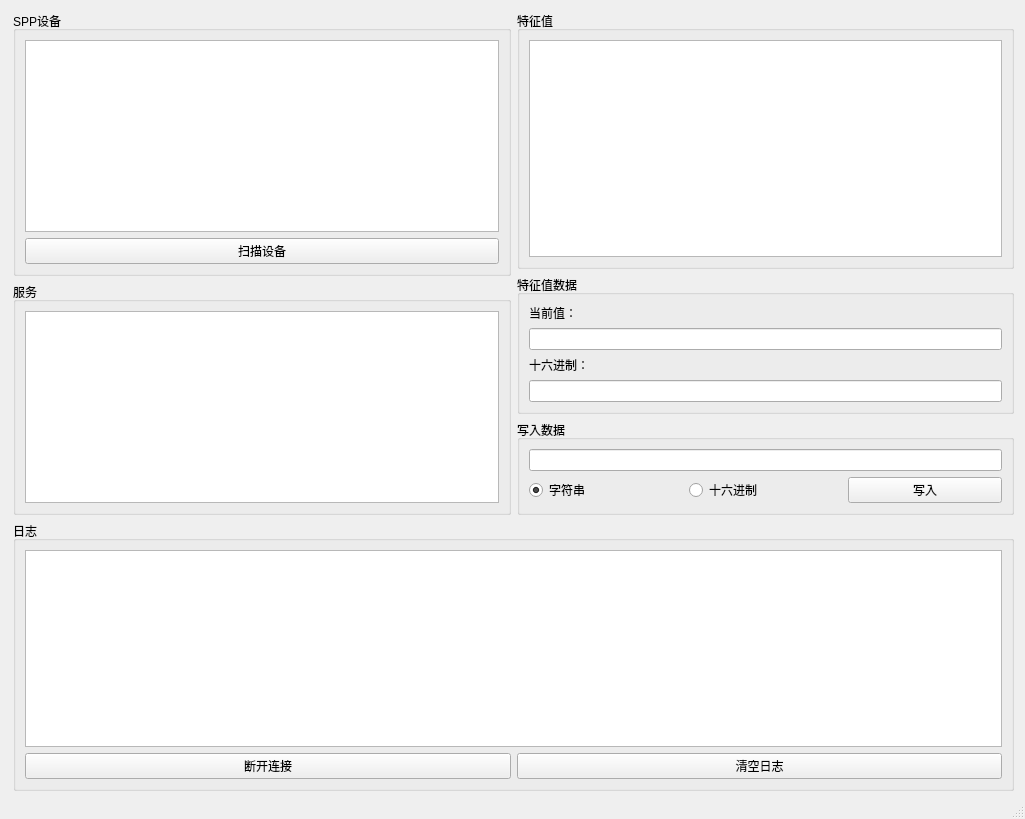
<?xml version="1.0" encoding="UTF-8"?>
<ui version="4.0">
 <class>MainWindow</class>
 <widget class="QMainWindow" name="MainWindow">
  <property name="geometry">
   <rect>
    <x>0</x>
    <y>0</y>
    <width>1025</width>
    <height>819</height>
   </rect>
  </property>
  <property name="windowTitle">
   <string>Qt6 BLE上位机</string>
  </property>
  <widget class="QWidget" name="centralwidget">
   <widget class="QWidget" name="">
    <property name="geometry">
     <rect>
      <x>13</x>
      <y>11</y>
      <width>1001</width>
      <height>780</height>
     </rect>
    </property>
    <layout class="QVBoxLayout" name="verticalLayout_8">
     <item>
      <layout class="QHBoxLayout" name="horizontalLayout_2">
       <item>
        <layout class="QVBoxLayout" name="verticalLayout_3">
         <item>
          <widget class="QGroupBox" name="groupBox">
           <property name="title">
            <string>SPP设备</string>
           </property>
           <layout class="QVBoxLayout" name="verticalLayout">
            <item>
             <widget class="QListWidget" name="deviceList"/>
            </item>
            <item>
             <widget class="QPushButton" name="scanButton">
              <property name="text">
               <string>扫描设备</string>
              </property>
             </widget>
            </item>
           </layout>
          </widget>
         </item>
         <item>
          <widget class="QGroupBox" name="groupBox_2">
           <property name="title">
            <string>服务</string>
           </property>
           <layout class="QVBoxLayout" name="verticalLayout_2">
            <item>
             <widget class="QListWidget" name="serviceList"/>
            </item>
           </layout>
          </widget>
         </item>
        </layout>
       </item>
       <item>
        <layout class="QVBoxLayout" name="verticalLayout_7">
         <item>
          <widget class="QGroupBox" name="groupBox_3">
           <property name="title">
            <string>特征值</string>
           </property>
           <layout class="QVBoxLayout" name="verticalLayout_6">
            <item>
             <widget class="QListWidget" name="charList"/>
            </item>
           </layout>
          </widget>
         </item>
         <item>
          <widget class="QGroupBox" name="groupBox_7">
           <property name="title">
            <string>特征值数据</string>
           </property>
           <layout class="QVBoxLayout" name="verticalLayout_5">
            <item>
             <widget class="QLabel" name="label_3">
              <property name="text">
               <string>当前值：</string>
              </property>
             </widget>
            </item>
            <item>
             <widget class="QLineEdit" name="valueEdit"/>
            </item>
            <item>
             <widget class="QLabel" name="label_4">
              <property name="text">
               <string>十六进制：</string>
              </property>
             </widget>
            </item>
            <item>
             <widget class="QLineEdit" name="hexValueEdit"/>
            </item>
           </layout>
           <zorder>label_3</zorder>
           <zorder>label_4</zorder>
           <zorder>hexValueEdit</zorder>
           <zorder>valueEdit</zorder>
          </widget>
         </item>
         <item>
          <widget class="QGroupBox" name="groupBox_5">
           <property name="title">
            <string>写入数据</string>
           </property>
           <layout class="QVBoxLayout" name="verticalLayout_4">
            <item>
             <widget class="QLineEdit" name="writeValueEdit"/>
            </item>
            <item>
             <layout class="QHBoxLayout" name="horizontalLayout">
              <item>
               <widget class="QRadioButton" name="stringRadio">
                <property name="text">
                 <string>字符串</string>
                </property>
                <property name="checked">
                 <bool>true</bool>
                </property>
               </widget>
              </item>
              <item>
               <widget class="QRadioButton" name="hexRadio">
                <property name="text">
                 <string>十六进制</string>
                </property>
               </widget>
              </item>
              <item>
               <widget class="QPushButton" name="writeButton">
                <property name="text">
                 <string>写入</string>
                </property>
               </widget>
              </item>
             </layout>
            </item>
           </layout>
          </widget>
         </item>
        </layout>
       </item>
      </layout>
     </item>
     <item>
      <widget class="QGroupBox" name="groupBox_6">
       <property name="title">
        <string>日志</string>
       </property>
       <layout class="QVBoxLayout" name="verticalLayout_9">
        <item>
         <widget class="QTextEdit" name="logTextEdit">
          <property name="readOnly">
           <bool>true</bool>
          </property>
         </widget>
        </item>
        <item>
         <layout class="QHBoxLayout" name="horizontalLayout_3">
          <item>
           <widget class="QPushButton" name="disconnectButton">
            <property name="text">
             <string>断开连接</string>
            </property>
           </widget>
          </item>
          <item>
           <widget class="QPushButton" name="clearLogButton">
            <property name="text">
             <string>清空日志</string>
            </property>
           </widget>
          </item>
         </layout>
        </item>
       </layout>
      </widget>
     </item>
    </layout>
   </widget>
   <zorder>groupBox_2</zorder>
   <zorder>groupBox_6</zorder>
   <zorder>textEdit</zorder>
   <zorder>hexValueEdit</zorder>
   <zorder>groupBox_7</zorder>
   <zorder>groupBox_5</zorder>
   <zorder>groupBox_3</zorder>
  </widget>
  <widget class="QStatusBar" name="statusbar"/>
  <action name="actionScan">
   <property name="text">
    <string>扫描</string>
   </property>
  </action>
  <action name="actionConnect">
   <property name="text">
    <string>连接</string>
   </property>
  </action>
  <action name="actionDisconnect">
   <property name="text">
    <string>断开</string>
   </property>
  </action>
  <addaction name="actionScan"/>
  <addaction name="actionConnect"/>
  <addaction name="actionDisconnect"/>
 </widget>
 <resources/>
 <connections/>
</ui>
